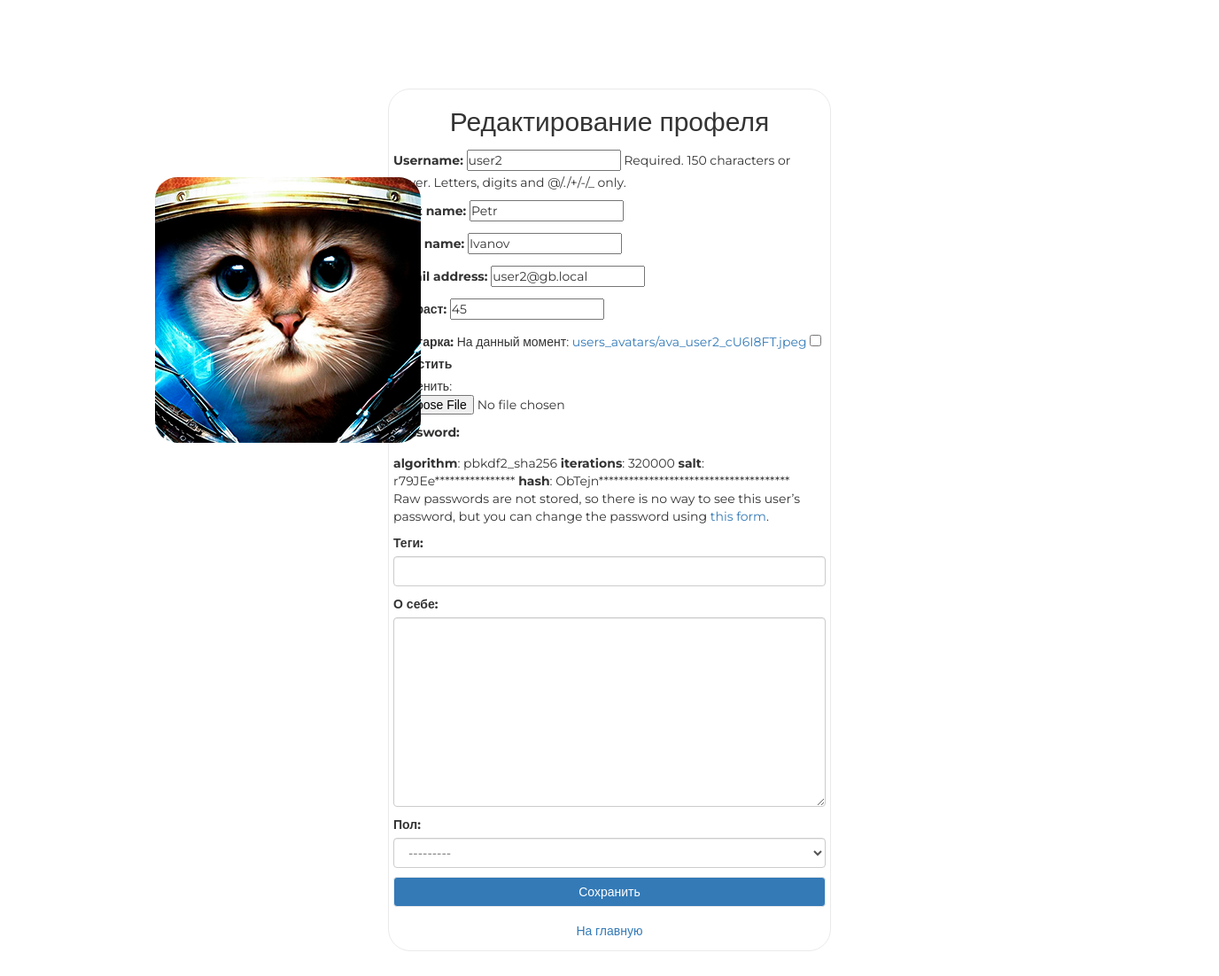
/auth/edit/ (signed in), run on the app's committed database.
### authapp/models.py (models this page shows, shortened)
class ShopUser(AbstractUser):
    avatar = models.ImageField(upload_to='users_avatars', blank=True, verbose_name='Аватарка')
    age = models.PositiveIntegerField(verbose_name='возраст', blank=True, null=True)
    activation_key = models.CharField(max_length=128, blank=True)
    activation_key_expires = models.DateTimeField(default=(now() + timedelta(hours=48)))

class ShopUserProfile(models.Model):
    MALE = 'M'
    FEMALE = 'W'
    GENDER_CHOICES = (
        (MALE, 'М'),
        (FEMALE, 'Ж'),
    )
    user = models.OneToOneField(ShopUser, unique=True, null=False, db_index=True, on_delete=models.CASCADE)
    tagline = models.CharField(verbose_name='теги', max_length=128, blank=True)
    aboutMe = models.TextField(verbose_name='о себе', max_length=512, blank=True)
    gender = models.CharField(verbose_name='пол', max_length=1, choices=GENDER_CHOICES, blank=True)

### authapp/views.py (the view)
# urls.py: path('edit/', edit, name='edit'),
@transaction.atomic
def edit(request):
    if request.method == 'POST':
        edit_form = ShopUserEditForm(request.POST, request.FILES, instance=request.user)
        profile_form = ShopUserProfileEditForm(request.POST, instance=request.user.shopuserprofile)
        if edit_form.is_valid() and profile_form.is_valid():
            edit_form.save()
            return HttpResponseRedirect(reverse('authapp:edit'))
    else:
        edit_form = ShopUserEditForm(instance=request.user)
        profile_form = ShopUserProfileEditForm(instance=request.user.shopuserprofile)
    context = {
        'form': edit_form,
        'title': 'Редактирование профеля',
        'profile_form': profile_form
    }
    return render(request, 'authapp/edit.html', context)

### authapp/forms.py (shortened to what this page needs)
class ShopUserEditForm(UserChangeForm):
    class Meta:
        model = ShopUser
        fields = ('username', 'first_name', 'last_name', 'email', 'age', 'avatar', 'password')

class ShopUserProfileEditForm(forms.ModelForm):
    class Meta:
        model = ShopUserProfile
        fields = ('tagline', 'aboutMe', 'gender')
    def __init__(self, *args, **kwargs):
        super(ShopUserProfileEditForm, self).__init__(*args, **kwargs)
        for field_name, field in self.fields.items():
            field.widget.attrs['class'] = 'form-control'

### mainapp/context_processors.py (called while the page is built)
def basket(request):
    print(f'context processor basket works')
    basket = []
    if request.user.is_authenticated:
        basket = Basket.objects.filter(user=request.user).select_related()
    return {
        'basket': basket,
        }

### authapp/templates/authapp/edit.html (shortened to what this page needs)
{% extends 'authapp/base.html' %}
{% block content%}
    <form class="form_horizontal col-10" method="post" action="{% url 'authapp:edit' %}" enctype="multipart/form-data">
        {{ form.as_p }}
        {{ profile_form.as_p }}
        <button class="btn btn-primary" type="submit">Сохранить</button>
    </form>
    <a class="btn btn-link" href="{% url 'index' %}" style="width: 100%">На главную</a>
    <div class="user_avatar">
        <img src="/media/{{ user.avatar }}"/>
    </div>
{% endblock %}

### static/css/style.css (style rules this page uses)
* { margin: 0; padding: 0; }
body { font-family: 'Montserrat', sans-serif; }
html, body { height: 100%; }
.login button { border: 1px solid #eaeaea; margin-bottom: 10px; text-decoration: none; display: block; width: 100%; }
.login form { margin-bottom: 10px; }
.login div.user_avatar { position: fixed; left: 175px; top: 200px; }
.user_avatar img { width: 300px; border-radius: 25px; }

### data on the page
ShopUser: username "user2", first_name "Petr", last_name "Ivanov", email "user2@gb.local", age "45", avatar (picture)
ShopUserProfile: gender "---------"

### other printed values
{{ title }} "Редактирование профеля"
